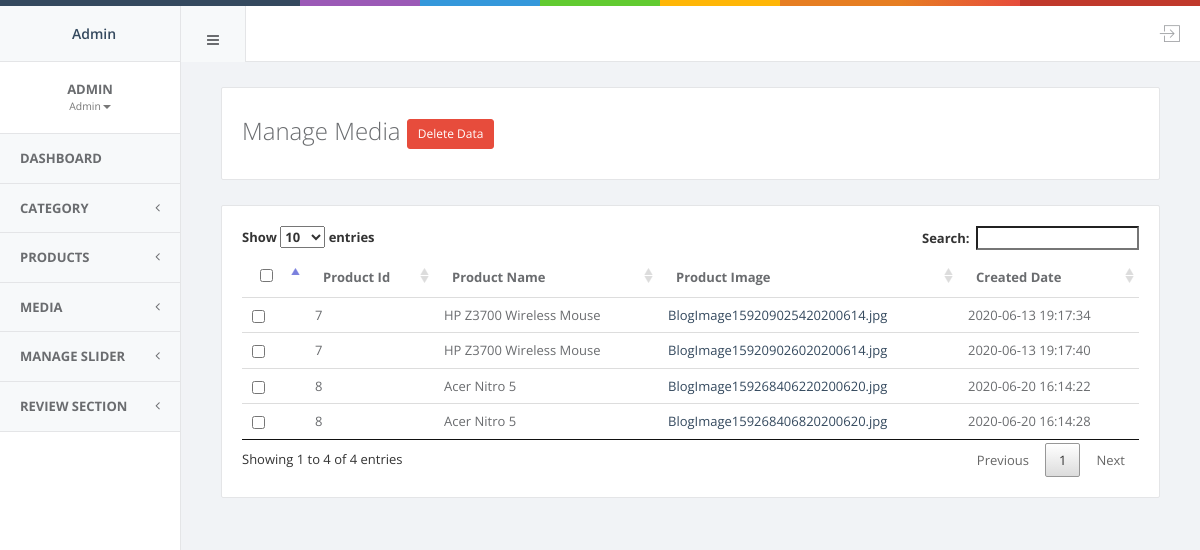
Screenshot of /admin/manage_images.php (signed in) with the database file from the repository.
### tables this page shows
CREATE TABLE `image` (
  `id` int(11) NOT NULL,
  `product_id` varchar(2000) NOT NULL,
  `image` varchar(2000) NOT NULL,
  `created_at` datetime NOT NULL DEFAULT current_timestamp()
);

CREATE TABLE `products` (
  `id` int(11) NOT NULL,
  `product_name` varchar(255) NOT NULL,
  `url` varchar(1000) NOT NULL,
  `category_name` varchar(255) NOT NULL,
  `brand_name` varchar(255) NOT NULL,
  `price` varchar(255) NOT NULL,
  `approvel` varchar(11) NOT NULL,
  `status` tinyint(4) NOT NULL DEFAULT 1,
  `created_at` timestamp NOT NULL DEFAULT current_timestamp(),
  `tbumb_image` varchar(255) NOT NULL,
  `updated_at` timestamp NOT NULL DEFAULT current_timestamp() ON UPDATE current_timestamp(),
  `description` text NOT NULL
);

### admin/classes/fetch-data.php (called while the page is built, shortened)
<?php
class fetch_data
	{
 		function __construct()
 		{
			$mysqli = mysqli_connect(DB_SERVER,DB_USERNAME,DB_PASSWORD,DB_NAME);
			$this->dbh=$mysqli;
 		}
 		public function all_product_image_list(){
 			$result=mysqli_query($this->dbh,"SELECT * FROM products, image WHERE products.id = image.product_id");
 			return $result;
 		}
	}
?>

### admin/manage_images.php (the view, shortened to what this page needs)
<?php
    include('header_top.php');
?>
<?php
    include_once("classes/fetch-data.php");
    $image_list=new fetch_data();
?>
<div class="content">
    <div class="row">
        <div class="col-lg-12">
            <div class="hpanel">
                <div class="panel-body">
                    <h3>Manage Media <button type="button" class="btn btn-danger btn-sm" id="delete_record">Delete Data</button></h3>
                </div>
            </div>
        </div>
    </div>
    <div class="row">
        <div class="col-lg-12">
        	<div class="hpanel">
                <div class="panel-body">
                    <div class="table-responsive">
                    <table class="table" id="manage_blogs"  cellpadding="0" cellspacing="0" border="0" class="display" width="100%">
						<thead>
							<tr>
                                <th><input type="checkbox" id="checkAll"></th>
                                <th>Product Id</th>
                                <th>Product Name</th>
                                <th>Product Image</th>
                                <th>Created Date</th>
							</tr>
						</thead>
                            <?php
                                  $sql=$image_list->all_product_image_list();
                                  while($row=mysqli_fetch_array($sql))
                                  {
                            ?>
                            <tr>
                                <td><input class="checkbox" type="checkbox" name="id[]" id="<?php echo $row['id'] ?>"></td>
                                <td><?= $row['product_id'] ?></td>
                                <td><?= $row['product_name'] ?></td>
                                <td><a target="_blank" href="blogs_images/<?= $row['image'] ?>"><?= $row['image'] ?></a></td>
                                <td><?= $row['created_at'] ?></td>
                            </tr>
                            <?php } ?>
					</table>
					</div>
                </div>
            </div>
        </div>
    </div>
</div>
<?php
    include('footer.php');
?>

### admin/styles/style.css (style rules this page uses)
.table > thead > tr > th { border-bottom: 1px solid #ddd; }
.btn { border-radius: 3px; }
.btn-danger { background-color: #e74c3c; border-color: #e74c3c; color: #FFFFFF ; }
h1, .h1, h2, .h2, h3, .h3 { margin-top: 10px; margin-bottom: 10px; font-weight: 200; }
html { margin: 0; padding: 0; height: 100%; overflow-x: hidden!important; }
body { font-family: "Open Sans", "Helvetica Neue", Helvetica, Arial, sans-serif; background-color: #fff; font-size: 13px; color: #6a6c6f; margin: 0; padding: 0; height: 100%; }
.content { padding: 25px 40px 40px 40px; min-width: 320px; }
.hpanel .panel-body { background: #fff; border: 1px solid #e4e5e7; border-radius: 2px; padding: 20px; position: relative; }
.hpanel { background-color: none; border: none; box-shadow: none; margin-bottom: 25px; }
a { cursor: pointer; color: #34495e; }
.table > thead > tr > th { border-bottom: none; }

### rows the page displays
image: product "7", product.product_name "HP Z3700 Wireless Mouse", image "BlogImage159209025420200614.jpg", created_at "2020-06-13 19:17:34"
image: product "7", product.product_name "HP Z3700 Wireless Mouse", image "BlogImage159209026020200614.jpg", created_at "2020-06-13 19:17:40"
image: product "8", product.product_name "Acer Nitro 5", image "BlogImage159268406220200620.jpg", created_at "2020-06-20 16:14:22"
image: product "8", product.product_name "Acer Nitro 5", image "BlogImage159268406820200620.jpg", created_at "2020-06-20 16:14:28"
